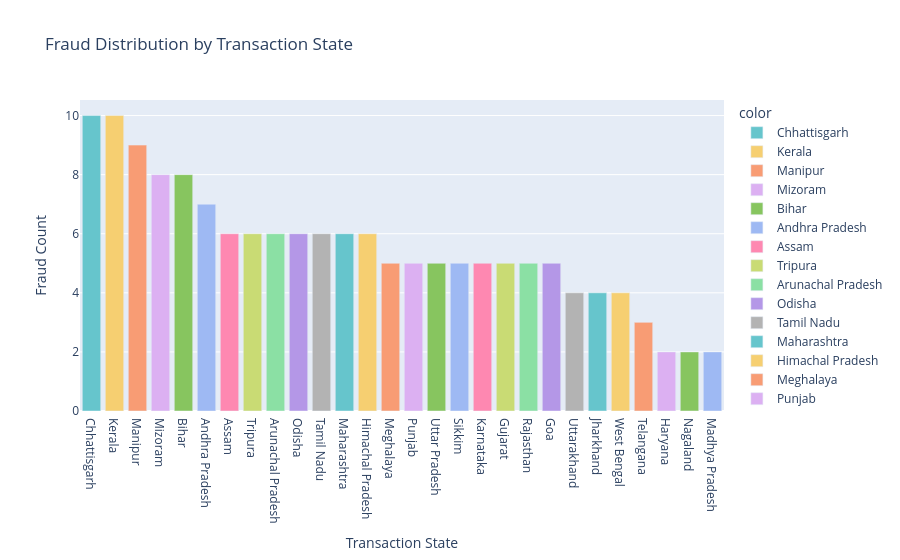

The cell this chart's notebook holds for it:
### Code cell
# Plot 7: Fraud distribution by Transaction State
fig = px.bar(
    x=fraud['Transaction_State'].value_counts().index,
    y=fraud['Transaction_State'].value_counts().values,
    color=fraud['Transaction_State'].value_counts().index,
    title='Fraud Distribution by Transaction State',
    labels={'x': 'Transaction State', 'y': 'Fraud Count'},
    color_discrete_sequence=px.colors.qualitative.Pastel
)
fig.update_layout(xaxis={'categoryorder': 'total descending'})
fig.show()

### Figure 1 — Plotly figure (JSON) as saved in the notebook; plotly's stock layout.template omitted (floating-point values rounded to 4 significant figures)
{"data": [{"hovertemplate": "color=Chhattisgarh<br>Transaction State=%{x}<br>Fraud Count=%{y}<extra></extra>", "legendgroup": "Chhattisgarh", "marker": {"color": "rgb(102, 197, 204)", "pattern": {"shape": ""}}, "name": "Chhattisgarh", "orientation": "v", "showlegend": true, "textposition": "auto", "type": "bar", "x": ["Chhattisgarh"], "xaxis": "x", "y": [10], "yaxis": "y"}, {"hovertemplate": "color=Kerala<br>Transaction State=%{x}<br>Fraud Count=%{y}<extra></extra>", "legendgroup": "Kerala", "marker": {"color": "rgb(246, 207, 113)", "pattern": {"shape": ""}}, "name": "Kerala", "orientation": "v", "showlegend": true, "textposition": "auto", "type": "bar", "x": ["Kerala"], "xaxis": "x", "y": [10], "yaxis": "y"}, {"hovertemplate": "color=Manipur<br>Transaction State=%{x}<br>Fraud Count=%{y}<extra></extra>", "legendgroup": "Manipur", "marker": {"color": "rgb(248, 156, 116)", "pattern": {"shape": ""}}, "name": "Manipur", "orientation": "v", "showlegend": true, "textposition": "auto", "type": "bar", "x": ["Manipur"], "xaxis": "x", "y": [9], "yaxis": "y"}, {"hovertemplate": "color=Mizoram<br>Transaction State=%{x}<br>Fraud Count=%{y}<extra></extra>", "legendgroup": "Mizoram", "marker": {"color": "rgb(220, 176, 242)", "pattern": {"shape": ""}}, "name": "Mizoram", "orientation": "v", "showlegend": true, "textposition": "auto", "type": "bar", "x": ["Mizoram"], "xaxis": "x", "y": [8], "yaxis": "y"}, {"hovertemplate": "color=Bihar<br>Transaction State=%{x}<br>Fraud Count=%{y}<extra></extra>", "legendgroup": "Bihar", "marker": {"color": "rgb(135, 197, 95)", "pattern": {"shape": ""}}, "name": "Bihar", "orientation": "v", "showlegend": true, "textposition": "auto", "type": "bar", "x": ["Bihar"], "xaxis": "x", "y": [8], "yaxis": "y"}, {"hovertemplate": "color=Andhra Pradesh<br>Transaction State=%{x}<br>Fraud Count=%{y}<extra></extra>", "legendgroup": "Andhra Pradesh", "marker": {"color": "rgb(158, 185, 243)", "pattern": {"shape": ""}}, "name": "Andhra Pradesh", "orientation": "v", "showlegend": true, "textposition": "auto", "type": "bar", "x": ["Andhra Pradesh"], "xaxis": "x", "y": [7], "yaxis": "y"}, {"hovertemplate": "color=Assam<br>Transaction State=%{x}<br>Fraud Count=%{y}<extra></extra>", "legendgroup": "Assam", "marker": {"color": "rgb(254, 136, 177)", "pattern": {"shape": ""}}, "name": "Assam", "orientation": "v", "showlegend": true, "textposition": "auto", "type": "bar", "x": ["Assam"], "xaxis": "x", "y": [6], "yaxis": "y"}, {"hovertemplate": "color=Tripura<br>Transaction State=%{x}<br>Fraud Count=%{y}<extra></extra>", "legendgroup": "Tripura", "marker": {"color": "rgb(201, 219, 116)", "pattern": {"shape": ""}}, "name": "Tripura", "orientation": "v", "showlegend": true, "textposition": "auto", "type": "bar", "x": ["Tripura"], "xaxis": "x", "y": [6], "yaxis": "y"}, {"hovertemplate": "color=Arunachal Pradesh<br>Transaction State=%{x}<br>Fraud Count=%{y}<extra></extra>", "legendgroup": "Arunachal Pradesh", "marker": {"color": "rgb(139, 224, 164)", "pattern": {"shape": ""}}, "name": "Arunachal Pradesh", "orientation": "v", "showlegend": true, "textposition": "auto", "type": "bar", "x": ["Arunachal Pradesh"], "xaxis": "x", "y": [6], "yaxis": "y"}, {"hovertemplate": "color=Odisha<br>Transaction State=%{x}<br>Fraud Count=%{y}<extra></extra>", "legendgroup": "Odisha", "marker": {"color": "rgb(180, 151, 231)", "pattern": {"shape": ""}}, "name": "Odisha", "orientation": "v", "showlegend": true, "textposition": "auto", "type": "bar", "x": ["Odisha"], "xaxis": "x", "y": [6], "yaxis": "y"}, {"hovertemplate": "color=Tamil Nadu<br>Transaction State=%{x}<br>Fraud Count=%{y}<extra></extra>", "legendgroup": "Tamil Nadu", "marker": {"color": "rgb(179, 179, 179)", "pattern": {"shape": ""}}, "name": "Tamil Nadu", "orientation": "v", "showlegend": true, "textposition": "auto", "type": "bar", "x": ["Tamil Nadu"], "xaxis": "x", "y": [6], "yaxis": "y"}, {"hovertemplate": "color=Maharashtra<br>Transaction State=%{x}<br>Fraud Count=%{y}<extra></extra>", "legendgroup": "Maharashtra", "marker": {"color": "rgb(102, 197, 204)", "pattern": {"shape": ""}}, "name": "Maharashtra", "orientation": "v", "showlegend": true, "textposition": "auto", "type": "bar", "x": ["Maharashtra"], "xaxis": "x", "y": [6], "yaxis": "y"}, {"hovertemplate": "color=Himachal Pradesh<br>Transaction State=%{x}<br>Fraud Count=%{y}<extra></extra>", "legendgroup": "Himachal Pradesh", "marker": {"color": "rgb(246, 207, 113)", "pattern": {"shape": ""}}, "name": "Himachal Pradesh", "orientation": "v", "showlegend": true, "textposition": "auto", "type": "bar", "x": ["Himachal Pradesh"], "xaxis": "x", "y": [6], "yaxis": "y"}, {"hovertemplate": "color=Meghalaya<br>Transaction State=%{x}<br>Fraud Count=%{y}<extra></extra>", "legendgroup": "Meghalaya", "marker": {"color": "rgb(248, 156, 116)", "pattern": {"shape": ""}}, "name": "Meghalaya", "orientation": "v", "showlegend": true, "textposition": "auto", "type": "bar", "x": ["Meghalaya"], "xaxis": "x", "y": [5], "yaxis": "y"}, {"hovertemplate": "color=Punjab<br>Transaction State=%{x}<br>Fraud Count=%{y}<extra></extra>", "legendgroup": "Punjab", "marker": {"color": "rgb(220, 176, 242)", "pattern": {"shape": ""}}, "name": "Punjab", "orientation": "v", "showlegend": true, "textposition": "auto", "type": "bar", "x": ["Punjab"], "xaxis": "x", "y": [5], "yaxis": "y"}, {"hovertemplate": "color=Uttar Pradesh<br>Transaction State=%{x}<br>Fraud Count=%{y}<extra></extra>", "legendgroup": "Uttar Pradesh", "marker": {"color": "rgb(135, 197, 95)", "pattern": {"shape": ""}}, "name": "Uttar Pradesh", "orientation": "v", "showlegend": true, "textposition": "auto", "type": "bar", "x": ["Uttar Pradesh"], "xaxis": "x", "y": [5], "yaxis": "y"}, {"hovertemplate": "color=Sikkim<br>Transaction State=%{x}<br>Fraud Count=%{y}<extra></extra>", "legendgroup": "Sikkim", "marker": {"color": "rgb(158, 185, 243)", "pattern": {"shape": ""}}, "name": "Sikkim", "orientation": "v", "showlegend": true, "textposition": "auto", "type": "bar", "x": ["Sikkim"], "xaxis": "x", "y": [5], "yaxis": "y"}, {"hovertemplate": "color=Karnataka<br>Transaction State=%{x}<br>Fraud Count=%{y}<extra></extra>", "legendgroup": "Karnataka", "marker": {"color": "rgb(254, 136, 177)", "pattern": {"shape": ""}}, "name": "Karnataka", "orientation": "v", "showlegend": true, "textposition": "auto", "type": "bar", "x": ["Karnataka"], "xaxis": "x", "y": [5], "yaxis": "y"}, {"hovertemplate": "color=Gujarat<br>Transaction State=%{x}<br>Fraud Count=%{y}<extra></extra>", "legendgroup": "Gujarat", "marker": {"color": "rgb(201, 219, 116)", "pattern": {"shape": ""}}, "name": "Gujarat", "orientation": "v", "showlegend": true, "textposition": "auto", "type": "bar", "x": ["Gujarat"], "xaxis": "x", "y": [5], "yaxis": "y"}, {"hovertemplate": "color=Rajasthan<br>Transaction State=%{x}<br>Fraud Count=%{y}<extra></extra>", "legendgroup": "Rajasthan", "marker": {"color": "rgb(139, 224, 164)", "pattern": {"shape": ""}}, "name": "Rajasthan", "orientation": "v", "showlegend": true, "textposition": "auto", "type": "bar", "x": ["Rajasthan"], "xaxis": "x", "y": [5], "yaxis": "y"}, {"hovertemplate": "color=Goa<br>Transaction State=%{x}<br>Fraud Count=%{y}<extra></extra>", "legendgroup": "Goa", "marker": {"color": "rgb(180, 151, 231)", "pattern": {"shape": ""}}, "name": "Goa", "orientation": "v", "showlegend": true, "textposition": "auto", "type": "bar", "x": ["Goa"], "xaxis": "x", "y": [5], "yaxis": "y"}, {"hovertemplate": "color=Uttarakhand<br>Transaction State=%{x}<br>Fraud Count=%{y}<extra></extra>", "legendgroup": "Uttarakhand", "marker": {"color": "rgb(179, 179, 179)", "pattern": {"shape": ""}}, "name": "Uttarakhand", "orientation": "v", "showlegend": true, "textposition": "auto", "type": "bar", "x": ["Uttarakhand"], "xaxis": "x", "y": [4], "yaxis": "y"}, {"hovertemplate": "color=Jharkhand<br>Transaction State=%{x}<br>Fraud Count=%{y}<extra></extra>", "legendgroup": "Jharkhand", "marker": {"color": "rgb(102, 197, 204)", "pattern": {"shape": ""}}, "name": "Jharkhand", "orientation": "v", "showlegend": true, "textposition": "auto", "type": "bar", "x": ["Jharkhand"], "xaxis": "x", "y": [4], "yaxis": "y"}, {"hovertemplate": "color=West Bengal<br>Transaction State=%{x}<br>Fraud Count=%{y}<extra></extra>", "legendgroup": "West Bengal", "marker": {"color": "rgb(246, 207, 113)", "pattern": {"shape": ""}}, "name": "West Bengal", "orientation": "v", "showlegend": true, "textposition": "auto", "type": "bar", "x": ["West Bengal"], "xaxis": "x", "y": [4], "yaxis": "y"}, {"hovertemplate": "color=Telangana<br>Transaction State=%{x}<br>Fraud Count=%{y}<extra></extra>", "legendgroup": "Telangana", "marker": {"color": "rgb(248, 156, 116)", "pattern": {"shape": ""}}, "name": "Telangana", "orientation": "v", "showlegend": true, "textposition": "auto", "type": "bar", "x": ["Telangana"], "xaxis": "x", "y": [3], "yaxis": "y"}, {"hovertemplate": "color=Haryana<br>Transaction State=%{x}<br>Fraud Count=%{y}<extra></extra>", "legendgroup": "Haryana", "marker": {"color": "rgb(220, 176, 242)", "pattern": {"shape": ""}}, "name": "Haryana", "orientation": "v", "showlegend": true, "textposition": "auto", "type": "bar", "x": ["Haryana"], "xaxis": "x", "y": [2], "yaxis": "y"}, {"hovertemplate": "color=Nagaland<br>Transaction State=%{x}<br>Fraud Count=%{y}<extra></extra>", "legendgroup": "Nagaland", "marker": {"color": "rgb(135, 197, 95)", "pattern": {"shape": ""}}, "name": "Nagaland", "orientation": "v", "showlegend": true, "textposition": "auto", "type": "bar", "x": ["Nagaland"], "xaxis": "x", "y": [2], "yaxis": "y"}, {"hovertemplate": "color=Madhya Pradesh<br>Transaction State=%{x}<br>Fraud Count=%{y}<extra></extra>", "legendgroup": "Madhya Pradesh", "marker": {"color": "rgb(158, 185, 243)", "pattern": {"shape": ""}}, "name": "Madhya Pradesh", "orientation": "v", "showlegend": true, "textposition": "auto", "type": "bar", "x": ["Madhya Pradesh"], "xaxis": "x", "y": [2], "yaxis": "y"}], "layout": {"barmode": "relative", "legend": {"title": {"text": "color"}, "tracegroupgap": 0}, "title": {"text": "Fraud Distribution by Transaction State"}, "xaxis": {"anchor": "y", "categoryorder": "total descending", "domain": [0, 1], "title": {"text": "Transaction State"}}, "yaxis": {"anchor": "x", "domain": [0, 1], "title": {"text": "Fraud Count"}}}}
